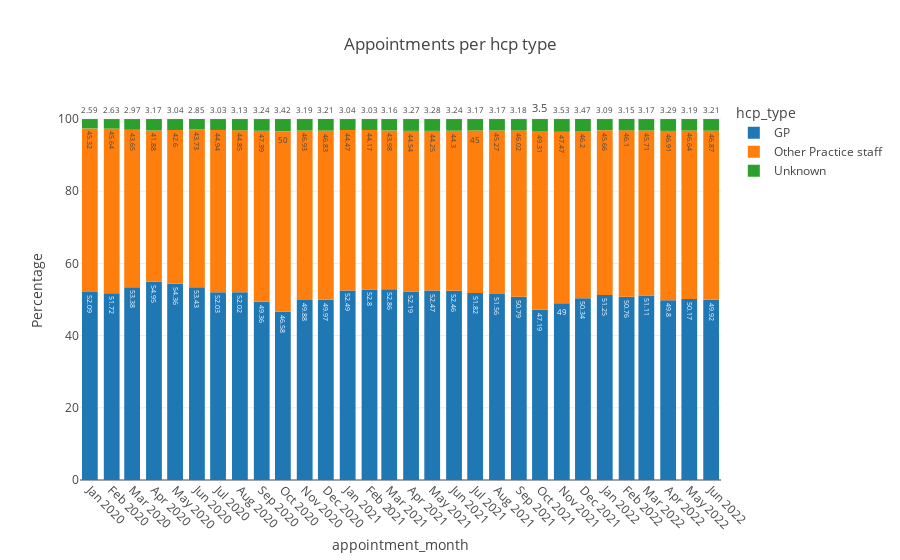

Notebook code for this chart:
### Code cell
data = ar.groupby(['appointment_month','hcp_type'])['count_of_appointments'].agg('sum').reset_index()
data['Percentage'] = 100 * data['count_of_appointments'] / data.groupby('appointment_month')['count_of_appointments'].transform('sum')
data['Percentage'] = data['Percentage'].apply(lambda x: '{0:.2f}%'.format(x))

fig = px.bar(data, x='appointment_month', y='Percentage',color='hcp_type',
        title='Appointments per hcp type', template='none', text_auto= True)
fig.update_xaxes(dtick="M1", tickangle=45)
fig.show()

### Figure 1 — Plotly figure (JSON) as saved in the notebook; plotly's stock layout.template omitted (floating-point values rounded to 4 significant figures)
{"data": [{"alignmentgroup": "True", "hovertemplate": "hcp_type=GP<br>appointment_month=%{x}<br>Percentage=%{y}<extra></extra>", "legendgroup": "GP", "marker": {"color": "#1F77B4", "pattern": {"shape": ""}}, "name": "GP", "offsetgroup": "GP", "orientation": "v", "showlegend": true, "textposition": "auto", "texttemplate": "%{y}", "type": "bar", "x": ["2020-01-01T00:00:00", "2020-02-01T00:00:00", "2020-03-01T00:00:00", "2020-04-01T00:00:00", "2020-05-01T00:00:00", "2020-06-01T00:00:00", "2020-07-01T00:00:00", "2020-08-01T00:00:00", "2020-09-01T00:00:00", "2020-10-01T00:00:00", "2020-11-01T00:00:00", "2020-12-01T00:00:00", "2021-01-01T00:00:00", "2021-02-01T00:00:00", "2021-03-01T00:00:00", "2021-04-01T00:00:00", "2021-05-01T00:00:00", "2021-06-01T00:00:00", "2021-07-01T00:00:00", "2021-08-01T00:00:00", "2021-09-01T00:00:00", "2021-10-01T00:00:00", "2021-11-01T00:00:00", "2021-12-01T00:00:00", "2022-01-01T00:00:00", "2022-02-01T00:00:00", "2022-03-01T00:00:00", "2022-04-01T00:00:00", "2022-05-01T00:00:00", "2022-06-01T00:00:00"], "xaxis": "x", "y": ["52.09%", "51.72%", "53.38%", "54.95%", "54.36%", "53.43%", "52.03%", "52.02%", "49.36%", "46.58%", "49.88%", "49.97%", "52.49%", "52.80%", "52.86%", "52.19%", "52.47%", "52.46%", "51.82%", "51.56%", "50.79%", "47.19%", "49.00%", "50.34%", "51.25%", "50.76%", "51.11%", "49.80%", "50.17%", "49.92%"], "yaxis": "y"}, {"alignmentgroup": "True", "hovertemplate": "hcp_type=Other Practice staff<br>appointment_month=%{x}<br>Percentage=%{y}<extra></extra>", "legendgroup": "Other Practice staff", "marker": {"color": "#FF7F0E", "pattern": {"shape": ""}}, "name": "Other Practice staff", "offsetgroup": "Other Practice staff", "orientation": "v", "showlegend": true, "textposition": "auto", "texttemplate": "%{y}", "type": "bar", "x": ["2020-01-01T00:00:00", "2020-02-01T00:00:00", "2020-03-01T00:00:00", "2020-04-01T00:00:00", "2020-05-01T00:00:00", "2020-06-01T00:00:00", "2020-07-01T00:00:00", "2020-08-01T00:00:00", "2020-09-01T00:00:00", "2020-10-01T00:00:00", "2020-11-01T00:00:00", "2020-12-01T00:00:00", "2021-01-01T00:00:00", "2021-02-01T00:00:00", "2021-03-01T00:00:00", "2021-04-01T00:00:00", "2021-05-01T00:00:00", "2021-06-01T00:00:00", "2021-07-01T00:00:00", "2021-08-01T00:00:00", "2021-09-01T00:00:00", "2021-10-01T00:00:00", "2021-11-01T00:00:00", "2021-12-01T00:00:00", "2022-01-01T00:00:00", "2022-02-01T00:00:00", "2022-03-01T00:00:00", "2022-04-01T00:00:00", "2022-05-01T00:00:00", "2022-06-01T00:00:00"], "xaxis": "x", "y": ["45.32%", "45.64%", "43.65%", "41.88%", "42.60%", "43.73%", "44.94%", "44.85%", "47.39%", "50.00%", "46.93%", "46.83%", "44.47%", "44.17%", "43.98%", "44.54%", "44.25%", "44.30%", "45.00%", "45.27%", "46.02%", "49.31%", "47.47%", "46.20%", "45.66%", "46.10%", "45.71%", "46.91%", "46.64%", "46.87%"], "yaxis": "y"}, {"alignmentgroup": "True", "hovertemplate": "hcp_type=Unknown<br>appointment_month=%{x}<br>Percentage=%{y}<extra></extra>", "legendgroup": "Unknown", "marker": {"color": "#2CA02C", "pattern": {"shape": ""}}, "name": "Unknown", "offsetgroup": "Unknown", "orientation": "v", "showlegend": true, "textposition": "auto", "texttemplate": "%{y}", "type": "bar", "x": ["2020-01-01T00:00:00", "2020-02-01T00:00:00", "2020-03-01T00:00:00", "2020-04-01T00:00:00", "2020-05-01T00:00:00", "2020-06-01T00:00:00", "2020-07-01T00:00:00", "2020-08-01T00:00:00", "2020-09-01T00:00:00", "2020-10-01T00:00:00", "2020-11-01T00:00:00", "2020-12-01T00:00:00", "2021-01-01T00:00:00", "2021-02-01T00:00:00", "2021-03-01T00:00:00", "2021-04-01T00:00:00", "2021-05-01T00:00:00", "2021-06-01T00:00:00", "2021-07-01T00:00:00", "2021-08-01T00:00:00", "2021-09-01T00:00:00", "2021-10-01T00:00:00", "2021-11-01T00:00:00", "2021-12-01T00:00:00", "2022-01-01T00:00:00", "2022-02-01T00:00:00", "2022-03-01T00:00:00", "2022-04-01T00:00:00", "2022-05-01T00:00:00", "2022-06-01T00:00:00"], "xaxis": "x", "y": ["2.59%", "2.63%", "2.97%", "3.17%", "3.04%", "2.85%", "3.03%", "3.13%", "3.24%", "3.42%", "3.19%", "3.21%", "3.04%", "3.03%", "3.16%", "3.27%", "3.28%", "3.24%", "3.17%", "3.17%", "3.18%", "3.50%", "3.53%", "3.47%", "3.09%", "3.15%", "3.17%", "3.29%", "3.19%", "3.21%"], "yaxis": "y"}], "layout": {"barmode": "relative", "legend": {"title": {"text": "hcp_type"}, "tracegroupgap": 0}, "title": {"text": "Appointments per hcp type"}, "xaxis": {"anchor": "y", "domain": [0, 1], "dtick": "M1", "tickangle": 45, "title": {"text": "appointment_month"}}, "yaxis": {"anchor": "x", "domain": [0, 1], "title": {"text": "Percentage"}}}}
